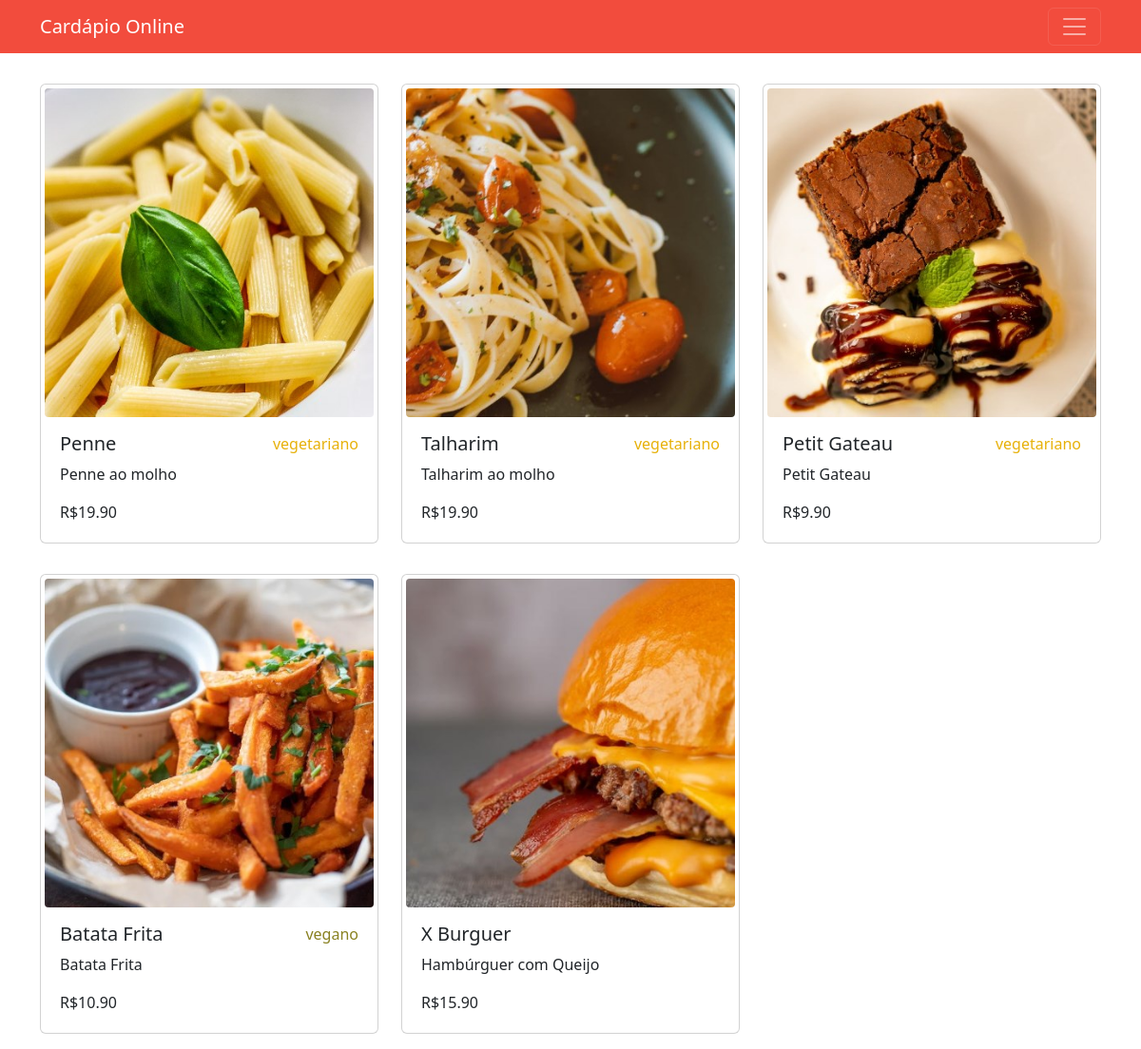
Page /produto/ on the committed database.
### tables this page shows
CREATE TABLE produto (
    codigo TEXT PRIMARY KEY,
    codigo_cardapio TEXT NOT NULL,
    nome TEXT NOT NULL UNIQUE,
    descricao TEXT NOT NULL,
    preco REAL NOT NULL,
    restricao TEXT NOT NULL,
	FOREIGN KEY(codigo_cardapio) REFERENCES cardapio(codigo)
	ON UPDATE RESTRICT ON DELETE RESTRICT
);

### jinja.py (the view)
@app.get('/produto/', response_class=HTMLResponse)
async def listar_produtos(request: Request,
    repo_produto: Annotated[RepositorioProduto, Depends(obter_repo_produto)]):
    produtos = repo_produto.consultar_todos_produtos()
    return templates.TemplateResponse('todos_produtos.jinja', {'request': request,
        'produtos': produtos})

### templates/todos_produtos.jinja (shortened to what this page needs)
<!DOCTYPE html>
<html lang="pt-BR">
<head>
    <link href="https://cdn.jsdelivr.net/npm/bootstrap@5.3.0/dist/css/bootstrap.min.css" rel="stylesheet">
</head>
<body>
    {% include "navbar.jinja" %}
    {% include "grid_produtos.jinja" %}
</body>
</html>

### templates/grid_produtos.jinja
<div class="container mt-3">
    <div class="row">
        {% for item in produtos %}
            {% set produto = item %}
            <div class="mt-3 mb-3 col-md-4">
                {% include "card_produto.jinja" %}
            </div>
        {% endfor %}
    </div>
</div>

### templates/card_produto.jinja
<a class="text-decoration-none" href="{{url_for('obter_produto', codigo_produto=produto.codigo)}}">
  <div class="card p-1">
    <img src="{{url_for('static', path='/'+produto.codigo+'.jpg')}}" class="card-img-top rounded-1" alt="{{produto.nome}}">
    <div class="card-body">
      <div class="d-flex flex-row justify-content-between">
        <h5 class="card-title">{{produto.nome}}</h5>
        {% if produto.restricao == 'vegano' %}
          <span class="card-text" style="color: #898121;">{{produto.restricao}}</span>
        {% elif produto.restricao == 'vegetariano' %}
          <span class="card-text" style="color: #E7B10A;">{{produto.restricao}}</span>
        {% endif %}
      </div>
      <p class="card-text">{{produto.descricao}}</p>
      <p class="card-text">R${{"%0.2f" | format(produto.preco)}}</p>
    </div>
  </div>
</a>

### rows in the picture
produto: codigo (picture), nome "Penne", restricao "vegetariano", descricao "Penne ao molho", preco "19.90"
produto: codigo (picture), nome "Talharim", restricao "vegetariano", descricao "Talharim ao molho", preco "19.90"
produto: codigo (picture), nome "Petit Gateau", restricao "vegetariano", descricao "Petit Gateau", preco "9.90"
produto: codigo (picture), nome "Batata Frita", restricao "vegano", descricao "Batata Frita", preco "10.90"
produto: codigo (picture), nome "X Burguer", descricao "Hambúrguer com Queijo", preco "15.90"
